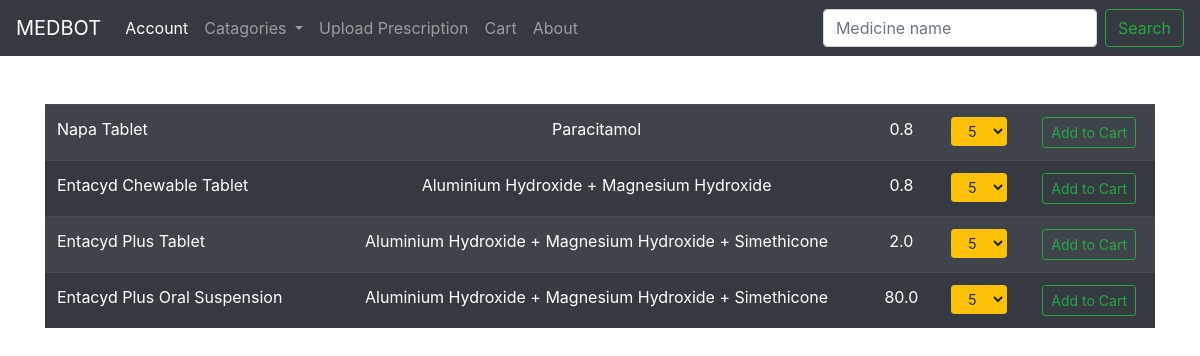
The app's page /catagories/A with its own data.
### medbot_app/models.py (models this page shows, shortened)
class Inventory(models.Model):
	MUSTPRESCRIBED = 'MP'
	MUSTNOTPRESCRIBE = 'MNP'
	MEDICINESTATUS = [
		(MUSTPRESCRIBED, 'Must be Prescribed'),
		(MUSTNOTPRESCRIBE, 'Must not be Prescribed'),
	]
	GENERAL = 'A'
	BLOOD = 'B'
	DIGESTIVE = 'D'
	EYE = 'F'
	EAR = 'H'
	CIRCULATORY = 'K'
	MUSCULOSKELETAL = 'L'
	NEUROLOGICAL = 'N'
	PSYCHOLOGICAL = 'P'
	RESPIRATORY = 'R'
	SKIN = 'S'
	ENDORCRINE = 'T'
	UROLOGY = 'U'
	PREGNANCY = 'W'
	FEMALEGENITAL = 'X'
	MALEGENITAL = 'Y'
	SOCIALPROB = 'Z'
	MEDICINECATAGORIES = [
		(GENERAL, 'General and unspecified'),
		(BLOOD, 'Blood, blood forming organs, lymphatics, spleen'),
		(DIGESTIVE, 'Digestive'),
		(EYE, 'Eye'),
		(EAR, 'Ear'),
		(CIRCULATORY, 'Circulatory'),
		(MUSCULOSKELETAL, 'Musculoskeletal'),
		(NEUROLOGICAL, 'Neorological'),
		(PSYCHOLOGICAL, 'Psychological'),
		(RESPIRATORY, 'Respiratory'),
		(SKIN, 'Skin'),
		(ENDORCRINE, 'Endocrine, metabolic and nutritional'),
		(UROLOGY, 'Urology'),
		(PREGNANCY, 'Pregnancy, childbirth, family planning'),
		(FEMALEGENITAL, 'Female genital system and breast'),
		(MALEGENITAL, 'Male genital system'),
		(SOCIALPROB, 'Social problems'),
	]
	med_name = models.CharField(max_length = 200)
	med_id = models.BigAutoField(primary_key = True, serialize=False)
	med_price = models.FloatField(max_length = 10)
	med_quantity = models.PositiveIntegerField()
	med_status = models.CharField(max_length = 3, choices = MEDICINESTATUS, default=MUSTPRESCRIBED)
	med_catagory = models.CharField(max_length = 2, choices = MEDICINECATAGORIES, default = GENERAL)
	med_generic = models.CharField(max_length = 100)
	pharmacy_id = models.ForeignKey(Employee, on_delete = models.CASCADE)

### medbot_app/views.py (the view)
# urls.py: path('catagories/<slug:foo>', views.catagorize, name= 'catagorize'),
def catagorize(request, foo):
	obj = Inventory.objects.filter(med_catagory = foo)
	context = { 'all': obj, }
	return render(request, 'catagorize.html',context)

### medbot_app/templates/catagorize.html (shortened to what this page needs)
{% extends 'base.html' %}
{% block content %}
<br>
	{% if all %}
	<div class="table-responsive">
		<table class="table table-striped table-dark">
			{% for things in all %}
			<form action="{% url 'add' things.med_id %}" method="GET">
				<tr>
					<td>{{ things.med_name }}</td>
					<td><center>{{ things.med_generic }}</center></td>
					<td><center>{{ things.med_price }}</td>
					<td><center>
						<div class="dropdown">
						    <select class="btn btn-warning btn-sm" id="inlineFormCustomSelect" name="quantity">
					        <option value="5"selected>5</option>
					        </select>
						</div>
					<td><center><button type="submit" class="btn btn-outline-success btn-sm">Add to Cart</button></center></td>
				</tr>
			</form>
			{% endfor %}
		</table>
	</div>
	{% endif %}
{% endblock %}

### records on screen
Inventory: med_name "Napa Tablet", med_generic "Paracitamol", med_price "0.8"
Inventory: med_name "Entacyd Chewable Tablet", med_generic "Aluminium Hydroxide + Magnesium Hydroxide", med_price "0.8"
Inventory: med_name "Entacyd Plus Tablet", med_generic "Aluminium Hydroxide + Magnesium Hydroxide + Simethicone", med_price "2.0"
Inventory: med_name "Entacyd Plus Oral Suspension", med_generic "Aluminium Hydroxide + Magnesium Hydroxide + Simethicone", med_price "80.0"
